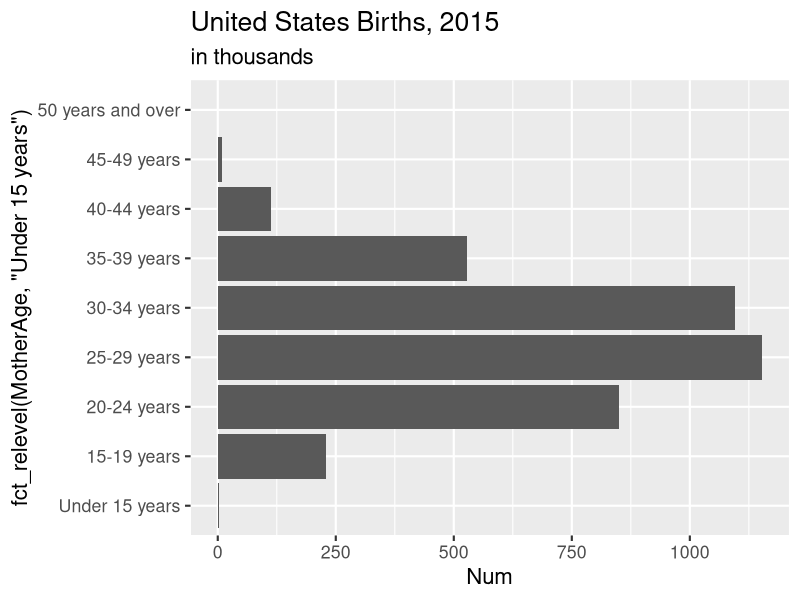
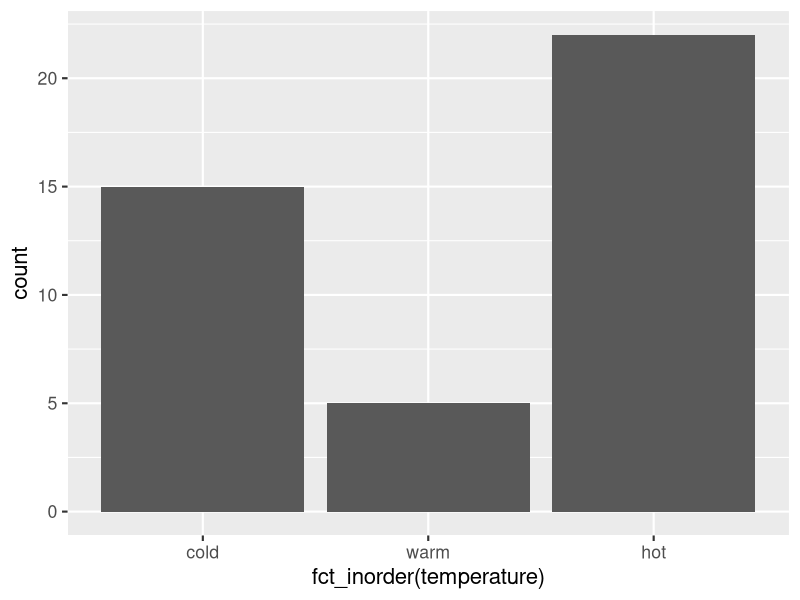
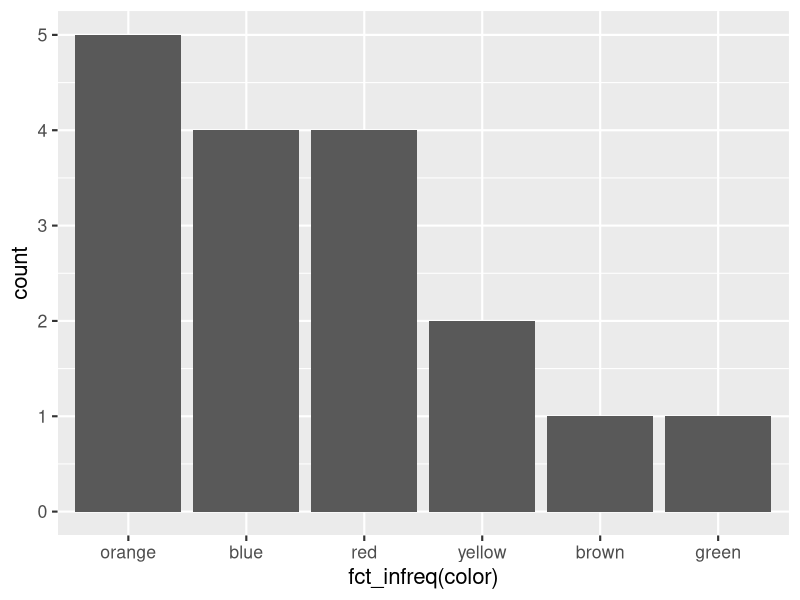
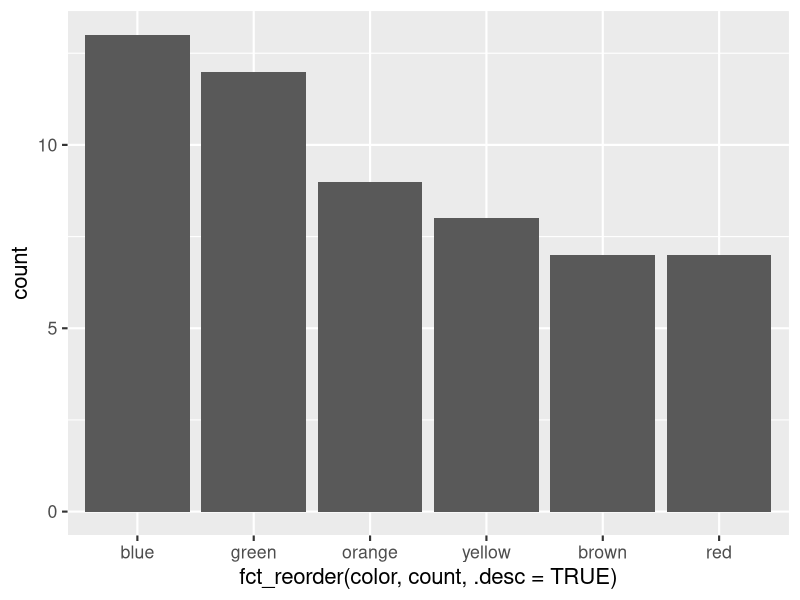
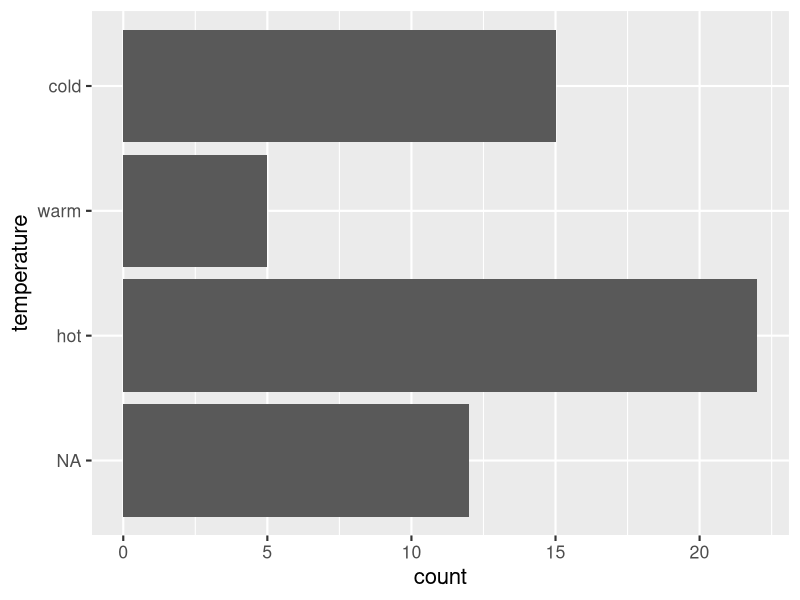

Generate these figures, in order, with R:
## ---- chunk 1
library(forcats)
x <- factor(c("G234", "G452", "G136"))  
y <- fct_recode(x, Physics = "G234", Math = "G452", Chemistry = "G136")  
y
## ---- chunk 2
library(tibble)
library(ggplot2)
Births2015 <- tibble(MotherAge = c("15-19 years", "20-24 years", "25-29 years", "30-34 years", "35-39 years",  "40-44 years", "45-49 years", "50 years and over", "Under 15 years"), Num = c(229.715, 850.509, 1152.311, 1094.693, 527.996, 111.848, 8.171, .754, 2.5)) 
 
ggplot(Births2015, aes(fct_relevel(MotherAge, "Under 15 years"), Num)) +
  geom_col() +
  coord_flip() +
  scale_y_continuous(breaks = seq(0, 1250, 250)) +
  ggtitle("United States Births, 2015", subtitle = "in thousands") +
  theme_grey(16)
## ---- chunk 3
x <- c("A", "B", "C", "move1", "D", "E", "move2", "F")  
fct_relevel(x, "move1", "move2")
## ---- chunk 4
x <- c("A", "B", "C", "move1", "D", "E", "move2", "F")  
fct_relevel(x, "move1", "move2", after = 4) # move after the fourth item
## ---- chunk 5
x <- c("A", "B", "C", "move1", "D", "E", "move2", "F")  
fct_relevel(x, "move1", "move2", after = Inf)
## ---- chunk 6
df <- data.frame(temperature = factor(c("cold", "warm", "hot")),  
                 count = c(15, 5, 22)) 
 
# row order is correct (think: factor in ROW order) 
ggplot(df, aes(x = fct_inorder(temperature), y = count)) +  
  geom_col() +
  theme_grey(16)
## ---- chunk 7
df <- data.frame(  
  color = c("orange","blue", "red","brown","yellow", "green", "orange", "red", "yellow","blue","blue","red","orange","blue","red","orange","orange")
)  
 
ggplot(df, aes(fct_infreq(color))) +   
  geom_bar() +  
  theme_grey(16)
## ---- chunk 8
pack1 <- data.frame(  
  color = c("blue", "brown", "green", "orange", "red", "yellow"),  
  count = c(13, 7, 12, 9, 7, 8)  
)  
 
ggplot(pack1, aes(fct_reorder(color, count, .desc = TRUE), count)) +   
  geom_col() +  
  theme_grey(16)
## ---- chunk 9
library(dplyr)
df <- data.frame(temperature = factor(c("cold", "warm", "hot", NA)), count = c(15, 5, 22, 12))
 
df %>%   
  mutate(temperature = fct_explicit_na(temperature, "NA") %>% 
  fct_relevel("NA", "hot", "warm", "cold")) %>%
  ggplot(aes(x = temperature, y = count)) +
  geom_col() +
  coord_flip() +
  theme_grey(16)
